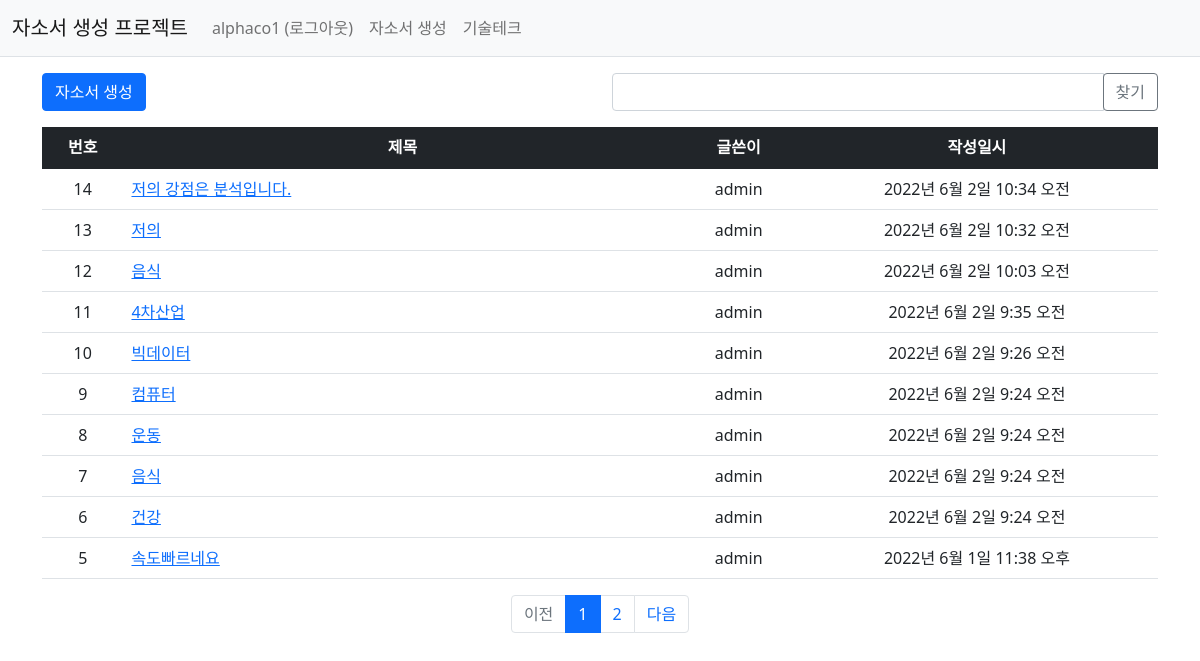
Page /test/ (signed in) on the committed database.
### test/models.py (models this page shows)
class Question(models.Model):
    author = models.ForeignKey(User, on_delete=models.CASCADE, related_name='author_question')
    subject = models.CharField(max_length=100)
    content = models.TextField()
    modify_date = models.DateTimeField(null=True, blank=True) # 수정일자
    create_date = models.DateTimeField()
    voter = models.ManyToManyField(User, related_name='voter_question')

### test/views/base_views.py (the view, shortened to what this page needs)
# urls.py: path('', base_views.index,name='index'),
def index(request):
    page = request.GET.get('page', '1')  # Default 페이지 가져오기
    kw = request.GET.get('kw', '')  # 검색어
    question_list = Question.objects.order_by('-create_date') # 게시글 객체 작성순으로 가져오기
    paginator = Paginator(question_list, 10)  # 페이지 객체에 10개씩 데이터 저장하기
    page_obj = paginator.get_page(page) # 해당 페이지에 맞는 데이터 가져오기
    context = {'question_list': page_obj, 'page': page, 'kw': kw} #전해줄 데이터
    return render(request, 'test/question_list.html',context)

### test/templatetags/test_filter.py (called while the page is built)
@register.filter
def sub(value, arg):
    return value - arg

### templates/test/question_list.html (shortened to what this page needs)
{% extends 'base.html' %}
{% load test_filter %}
{% block content %}
{% load static %}
<div class="container my-3">
    <div class="row my-3">
        <div class="col-6">
            <a href="{% url 'test:question_create' %}" class="btn btn-primary">자소서 생성</a>
        </div>
        <div class="col-6">
            <div class="input-group">
                <input type="text" id="search_kw" class="form-control" value="{{ kw|default_if_none:'' }}">
                <div class="input-group-append">
                    <button class="btn btn-outline-secondary" type="button" id="btn_search">찾기</button>
                </div>
            </div>
        </div>
    </div>
    <table class="table">
        <thead>
        <tr class="text-center table-dark">
            <th>번호</th>
            <th style="width:50%">제목</th>
            <th>글쓴이</th>
            <th>작성일시</th>
        </tr>
        </thead>
        <tbody>
        {% if question_list %}
        {% for question in question_list %}
        <tr class="text-center">
            <td>
                {{ question_list.paginator.count|sub:question_list.start_index|sub:forloop.counter0|add:1 }}
            </td>
            <td class="text-start">
                <a href="{% url 'test:detail' question.id %}">{{ question.subject }}</a>
            </td>
            <td>{{ question.author.username }}</td>
            <td>{{ question.create_date }}</td>
        </tr>
        {% endfor %}
        {% else %}
        <tr>
            <td colspan="4">질문이 없습니다.</td>
        </tr>
        {% endif %}
        </tbody>
    </table>
    <ul class="pagination justify-content-center">
        {% if question_list.has_previous %}
        <li class="page-item">
            <a class="page-link" data-page="{{ question_list.previous_page_number }}"
           href="javascript:void(0)">이전</a>
        </li>
        {% else %}
        <li class="page-item disabled">
            <a class="page-link" tabindex="-1" aria-disabled="true" href="#">이전</a>
        </li>
        {% endif %}
        {% for page_number in question_list.paginator.page_range %}
        {% if page_number >= question_list.number|add:-5 and page_number <= question_list.number|add:5 %}
        {% if page_number == question_list.number %}
        <li class="page-item active" aria-current="page">
            <a class="page-link" data-page="{{ page_number }}"
           href="javascript:void(0)">{{ page_number }}</a>
        </li>
        {% else %}
        <li class="page-item">
            <a class="page-link" data-page="{{ page_number }}"
           href="javascript:void(0)">{{ page_number }}</a>
        </li>
        {% endif %}
        {% endif %}
        {% endfor %}
        {% if question_list.has_next %}
        <li class="page-item">
            <a class="page-link" data-page="{{ question_list.next_page_number }}"
           href="javascript:void(0)">다음</a>
        </li>
        {% else %}
        <li class="page-item disabled">
            <a class="page-link" tabindex="-1" aria-disabled="true" href="#">다음</a>
        </li>
        {% endif %}
    </ul>
</div>
{% endblock %}

### templates/navbar.html (shortened to what this page needs)
<nav class="navbar navbar-expand-lg navbar-light bg-light border-bottom">
    <div class="container-fluid">
        <a class="navbar-brand" href="{% url 'test:index' %}">자소서 생성 프로젝트</a>
        <div class="collapse navbar-collapse" id="navbarSupportedContent">
            <ul class="navbar-nav me-auto mb-2 mb-lg-0">
                <li class="nav-item">
                    {% if user.is_authenticated %}
                    <a class="nav-link" href="{% url 'common:logout' %}">{{ user.username }} (로그아웃)</a>
                    {% else %}
                    <a class="nav-link" href="{% url 'common:login' %}">로그인</a>
                    {% endif %}
                </li>
                <li class="nav-item">
                    <a class="nav-link" href="{% url 'test:question_create' %}">자소서 생성</a>
                </li>
                <li class="nav-item">
                    <a class="nav-link" href="{% url 'test:tech' %}">기술테크</a>
                </li>
            </ul>
        </div>
    </div>
</nav>

### rows in the picture
Question: paginator.count|sub "14", subject "저의 강점은 분석입니다.", author.username "admin", create_date "2022년 6월 2일 10:34 오전"
Question: paginator.count|sub "13", subject "저의", author.username "admin", create_date "2022년 6월 2일 10:32 오전"
Question: paginator.count|sub "12", subject "음식", author.username "admin", create_date "2022년 6월 2일 10:03 오전"
Question: paginator.count|sub "11", subject "4차산업", author.username "admin", create_date "2022년 6월 2일 9:35 오전"
Question: paginator.count|sub "10", subject "빅데이터", author.username "admin", create_date "2022년 6월 2일 9:26 오전"
Question: paginator.count|sub "9", subject "컴퓨터", author.username "admin", create_date "2022년 6월 2일 9:24 오전"
Question: paginator.count|sub "8", subject "운동", author.username "admin", create_date "2022년 6월 2일 9:24 오전"
Question: paginator.count|sub "7", subject "음식", author.username "admin", create_date "2022년 6월 2일 9:24 오전"
Question: paginator.count|sub "6", subject "건강", author.username "admin", create_date "2022년 6월 2일 9:24 오전"
Question: paginator.count|sub "5", subject "속도빠르네요", author.username "admin", create_date "2022년 6월 1일 11:38 오후"

### other values in the picture
{{ user.username }} "alphaco1"
{{ page_number }} "1"
{{ page_number }} "2"
